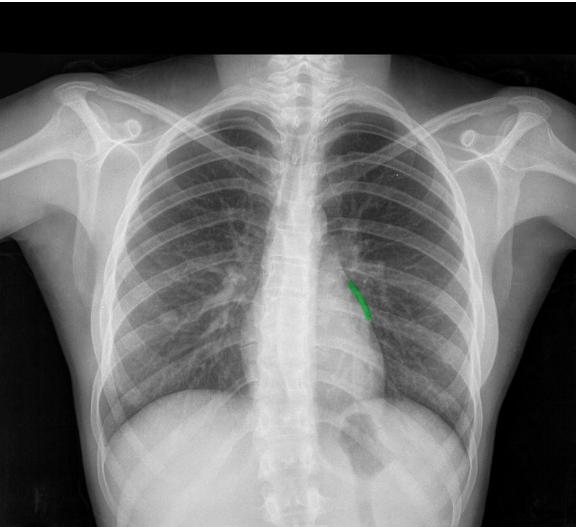
#> input picture dataset/image1.png, 576 x 527 px
$ python main.py
#> lines starting #> are read from the running program, lines starting #| are printed output that depends on the picture; long printed decimals are rounded
### src/denoise.py
import cv2


def denoise_image(image):

    # Convert to grayscale if required
    if len(image.shape) == 3:
        gray = cv2.cvtColor(image, cv2.COLOR_BGR2GRAY)
    else:
        gray = image

    # Mild denoising (preserves edges)
    denoised = cv2.fastNlMeansDenoising(
        gray,
        None,
        h=5,
        templateWindowSize=7,
        searchWindowSize=21
    )

    return denoised

### src/clahe.py
import cv2


def apply_clahe(image):

    # Create CLAHE object
    clahe = cv2.createCLAHE(
        clipLimit=2.0,
        tileGridSize=(8,8)
    )

    # Apply CLAHE
    enhanced = clahe.apply(image)

    return enhanced

### src/sharpen.py
import cv2


def sharpen_image(image):

    # Gaussian blur
    blurred = cv2.GaussianBlur(image, (0,0), 3)

    # Unsharp masking
    sharpened = cv2.addWeighted(
        image,
        1.5,
        blurred,
        -0.5,
        0
    )

    return sharpened

### src/metrics.py
import cv2
import numpy as np
from skimage.metrics import structural_similarity as ssim


def calculate_mse(original, enhanced):

    mse_value = np.mean(
        (original.astype(float) - enhanced.astype(float)) ** 2
    )

    return mse_value


def calculate_psnr(original, enhanced):

    mse_value = calculate_mse(original, enhanced)

    if mse_value == 0:
        return 100

    psnr_value = 10 * np.log10(
        (255 ** 2) / mse_value
    )

    return psnr_value


def calculate_ssim(original, enhanced):

    score, _ = ssim(
        original,
        enhanced,
        full=True
    )

    return score

### src/main.py
import cv2
import matplotlib.pyplot as plt
import os

from denoise import denoise_image
from clahe import apply_clahe
from sharpen import sharpen_image
from metrics import calculate_mse, calculate_psnr, calculate_ssim


# Load image

image = cv2.imread(
    "../dataset/image1.png",
    cv2.IMREAD_GRAYSCALE
)
#> image: shape (527, 576); min 0, max 255, mean 110


if image is None:
    print("Image not found")
    exit()


print("Image Loaded Successfully")


# Enhancement pipeline

denoised = denoise_image(image)

clahe_image = apply_clahe(denoised)
#> in apply_clahe, `enhanced = clahe.apply(image)`:
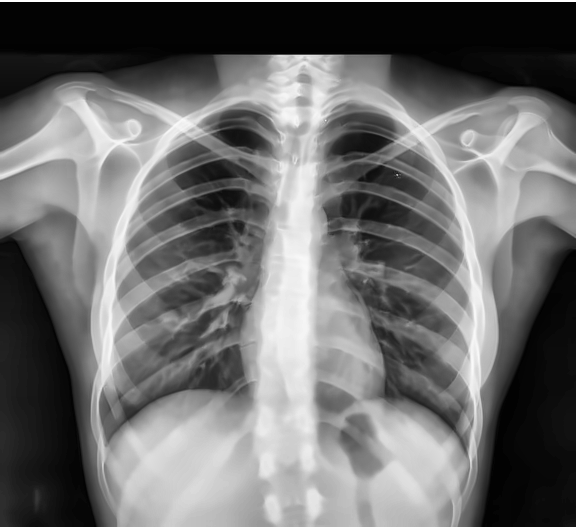
#> enhanced: shape (527, 576); min 1, max 255, mean 110.5

final_image = sharpen_image(clahe_image)
#> in sharpen_image, `blurred = cv2.GaussianBlur(image, (0,0), 3)`:
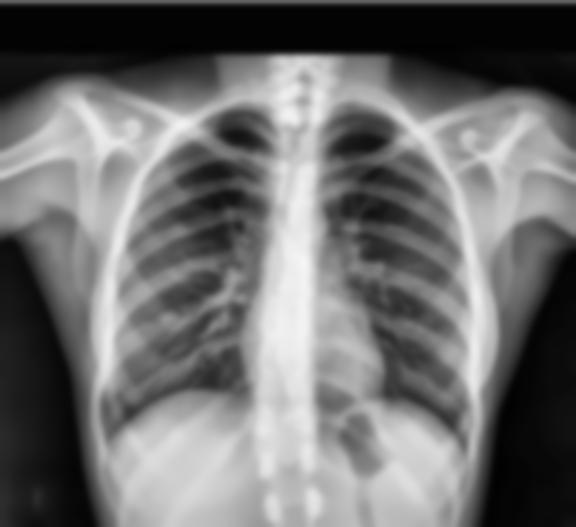
#> blurred: shape (527, 576); min 2, max 245, mean 110.4


# Calculate metrics

mse = calculate_mse(
    image,
    final_image
)
#> in calculate_mse, `mse_value = np.mean( (original.astype(float) - enhanced.astype(float))..`: mse_value = 295.4
#> mse = 295.4

psnr = calculate_psnr(
    image,
    final_image
)
#> in calculate_psnr, `psnr_value = 10 * np.log10( (255 ** 2) / mse_value )`: psnr_value = 23.43
#> psnr = 23.43

ssim_value = calculate_ssim(
    image,
    final_image
)
#> in calculate_ssim, `score, _ = ssim( original, enhanced, full=True )`: score = 0.787
#> ssim_value = 0.787


print("\n========== IMAGE QUALITY METRICS ==========")

print("MSE  :", mse)
#| MSE  : 295.401

print("PSNR :", psnr, "dB")
#| PSNR : 23.427 dB

print("SSIM :", ssim_value)
#| SSIM : 0.7867


# Save final image

if not os.path.exists("../output"):
    os.makedirs("../output")


cv2.imwrite(
    "../output/enhanced_xray.png",
    final_image
)


print("\nEnhanced image saved!")


# Display

plt.figure(figsize=(16,5))


plt.subplot(1,4,1)
plt.imshow(image,cmap="gray")
plt.title("Original X-ray")
plt.axis("off")


plt.subplot(1,4,2)
plt.imshow(denoised,cmap="gray")
plt.title("Denoised")
plt.axis("off")


plt.subplot(1,4,3)
plt.imshow(clahe_image,cmap="gray")
plt.title("CLAHE")
plt.axis("off")


plt.subplot(1,4,4)
plt.imshow(final_image,cmap="gray")
plt.title("Final Enhanced")
plt.axis("off")


plt.show()
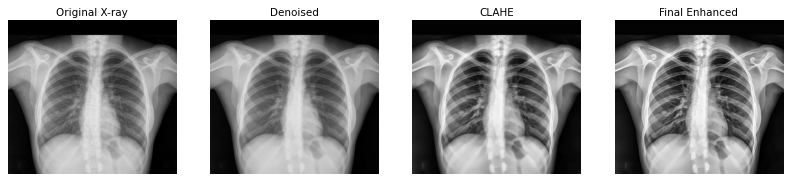
#> figure drawn by matplotlib, 4 panels
